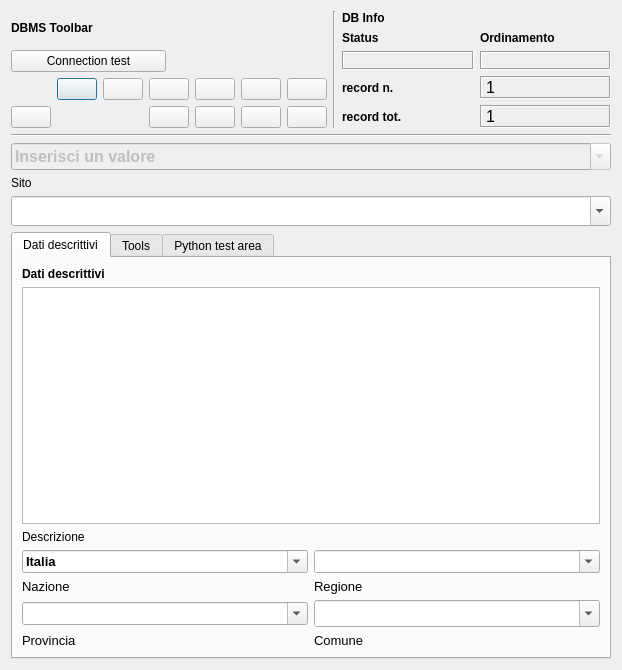
<?xml version="1.0" encoding="UTF-8"?>
<ui version="4.0">
 <class>DialogSite</class>
 <widget class="QDialog" name="DialogSite">
  <property name="geometry">
   <rect>
    <x>0</x>
    <y>0</y>
    <width>622</width>
    <height>670</height>
   </rect>
  </property>
  <property name="minimumSize">
   <size>
    <width>540</width>
    <height>400</height>
   </size>
  </property>
  <property name="windowTitle">
   <string>pyArchInit Gestione Scavi - Scheda Sito</string>
  </property>
  <property name="windowIcon">
   <iconset resource="resources.qrc">
    <normaloff>:/icons/iconSite.png</normaloff>:/icons/iconSite.png</iconset>
  </property>
  <layout class="QGridLayout" name="gridLayout_7">
   <item row="0" column="0">
    <layout class="QVBoxLayout" name="verticalLayout_2">
     <item>
      <layout class="QHBoxLayout" name="horizontalLayout">
       <item>
        <layout class="QGridLayout" name="gridLayout_2">
         <item row="0" column="0">
          <widget class="QLabel" name="label_29">
           <property name="font">
            <font>
             <weight>75</weight>
             <bold>true</bold>
            </font>
           </property>
           <property name="text">
            <string>DBMS Toolbar</string>
           </property>
          </widget>
         </item>
         <item row="2" column="0" colspan="2">
          <layout class="QGridLayout" name="gridLayout">
           <item row="0" column="5">
            <widget class="QPushButton" name="pushButton_first_rec">
             <property name="toolTip">
              <string>First rec</string>
             </property>
             <property name="text">
              <string/>
             </property>
             <property name="icon">
              <iconset resource="resources.qrc">
               <normaloff>:/icons/5_leftArrows.png</normaloff>:/icons/5_leftArrows.png</iconset>
             </property>
            </widget>
           </item>
           <item row="0" column="7">
            <widget class="QPushButton" name="pushButton_next_rec">
             <property name="toolTip">
              <string>Next rec</string>
             </property>
             <property name="text">
              <string/>
             </property>
             <property name="icon">
              <iconset resource="resources.qrc">
               <normaloff>:/icons/6_rightArrow.png</normaloff>:/icons/6_rightArrow.png</iconset>
             </property>
            </widget>
           </item>
           <item row="0" column="8">
            <widget class="QPushButton" name="pushButton_last_rec">
             <property name="toolTip">
              <string>Last rec</string>
             </property>
             <property name="text">
              <string/>
             </property>
             <property name="icon">
              <iconset resource="resources.qrc">
               <normaloff>:/icons/7_rightArrows.png</normaloff>:/icons/7_rightArrows.png</iconset>
             </property>
            </widget>
           </item>
           <item row="0" column="9">
            <widget class="QPushButton" name="pushButton_new_rec">
             <property name="font">
              <font>
               <pointsize>9</pointsize>
              </font>
             </property>
             <property name="toolTip">
              <string>New record</string>
             </property>
             <property name="text">
              <string/>
             </property>
             <property name="icon">
              <iconset resource="resources.qrc">
               <normaloff>:/icons/newrec.png</normaloff>:/icons/newrec.png</iconset>
             </property>
            </widget>
           </item>
           <item row="0" column="10">
            <widget class="QPushButton" name="pushButton_save">
             <property name="font">
              <font>
               <pointsize>9</pointsize>
              </font>
             </property>
             <property name="toolTip">
              <string>Save</string>
             </property>
             <property name="text">
              <string/>
             </property>
             <property name="icon">
              <iconset resource="resources.qrc">
               <normaloff>:/icons/b_save.png</normaloff>:/icons/b_save.png</iconset>
             </property>
             <property name="autoDefault">
              <bool>false</bool>
             </property>
            </widget>
           </item>
           <item row="1" column="7">
            <widget class="QPushButton" name="pushButton_new_search">
             <property name="font">
              <font>
               <pointsize>9</pointsize>
              </font>
             </property>
             <property name="toolTip">
              <string>new search</string>
             </property>
             <property name="text">
              <string/>
             </property>
             <property name="icon">
              <iconset resource="resources.qrc">
               <normaloff>:/icons/new_search.png</normaloff>:/icons/new_search.png</iconset>
             </property>
            </widget>
           </item>
           <item row="1" column="8">
            <widget class="QPushButton" name="pushButton_search_go">
             <property name="font">
              <font>
               <pointsize>9</pointsize>
              </font>
             </property>
             <property name="toolTip">
              <string>search !!!</string>
             </property>
             <property name="text">
              <string/>
             </property>
             <property name="icon">
              <iconset resource="resources.qrc">
               <normaloff>:/icons/search.png</normaloff>:/icons/search.png</iconset>
             </property>
            </widget>
           </item>
           <item row="1" column="9">
            <widget class="QPushButton" name="pushButton_sort">
             <property name="font">
              <font>
               <pointsize>9</pointsize>
              </font>
             </property>
             <property name="toolTip">
              <string>Order by</string>
             </property>
             <property name="text">
              <string/>
             </property>
             <property name="icon">
              <iconset resource="resources.qrc">
               <normaloff>:/icons/sort.png</normaloff>:/icons/sort.png</iconset>
             </property>
            </widget>
           </item>
           <item row="1" column="10">
            <widget class="QPushButton" name="pushButton_view_all">
             <property name="font">
              <font>
               <pointsize>9</pointsize>
              </font>
             </property>
             <property name="toolTip">
              <string>View alls records</string>
             </property>
             <property name="text">
              <string/>
             </property>
             <property name="icon">
              <iconset resource="resources.qrc">
               <normaloff>:/icons/view_all.png</normaloff>:/icons/view_all.png</iconset>
             </property>
            </widget>
           </item>
           <item row="1" column="2">
            <widget class="QPushButton" name="pushButton_delete">
             <property name="enabled">
              <bool>true</bool>
             </property>
             <property name="font">
              <font>
               <pointsize>9</pointsize>
              </font>
             </property>
             <property name="toolTip">
              <string>Delete record</string>
             </property>
             <property name="text">
              <string/>
             </property>
             <property name="icon">
              <iconset resource="resources.qrc">
               <normaloff>:/icons/delete.png</normaloff>:/icons/delete.png</iconset>
             </property>
            </widget>
           </item>
           <item row="0" column="6">
            <widget class="QPushButton" name="pushButton_prev_rec">
             <property name="toolTip">
              <string>Prev rec</string>
             </property>
             <property name="text">
              <string/>
             </property>
             <property name="icon">
              <iconset resource="resources.qrc">
               <normaloff>:/icons/4_leftArrow.png</normaloff>:/icons/4_leftArrow.png</iconset>
             </property>
            </widget>
           </item>
          </layout>
         </item>
         <item row="1" column="0">
          <widget class="QPushButton" name="pushButton_connect">
           <property name="text">
            <string>Connection test</string>
           </property>
          </widget>
         </item>
        </layout>
       </item>
       <item>
        <widget class="Line" name="line_6">
         <property name="orientation">
          <enum>Qt::Vertical</enum>
         </property>
        </widget>
       </item>
       <item>
        <layout class="QGridLayout" name="gridLayout_5">
         <item row="0" column="0">
          <widget class="QLabel" name="label_42">
           <property name="font">
            <font>
             <weight>75</weight>
             <bold>true</bold>
            </font>
           </property>
           <property name="autoFillBackground">
            <bool>true</bool>
           </property>
           <property name="text">
            <string>DB Info</string>
           </property>
          </widget>
         </item>
         <item row="1" column="0">
          <layout class="QGridLayout" name="gridLayout_4">
           <item row="0" column="1">
            <widget class="QLabel" name="label_43">
             <property name="font">
              <font>
               <pointsize>9</pointsize>
               <weight>75</weight>
               <bold>true</bold>
              </font>
             </property>
             <property name="text">
              <string>Ordinamento</string>
             </property>
             <property name="margin">
              <number>0</number>
             </property>
            </widget>
           </item>
           <item row="1" column="0">
            <widget class="QLabel" name="label_status">
             <property name="minimumSize">
              <size>
               <width>40</width>
               <height>0</height>
              </size>
             </property>
             <property name="font">
              <font>
               <pointsize>10</pointsize>
               <weight>75</weight>
               <bold>true</bold>
              </font>
             </property>
             <property name="cursor">
              <cursorShape>ForbiddenCursor</cursorShape>
             </property>
             <property name="mouseTracking">
              <bool>false</bool>
             </property>
             <property name="contextMenuPolicy">
              <enum>Qt::DefaultContextMenu</enum>
             </property>
             <property name="frameShape">
              <enum>QFrame::Box</enum>
             </property>
             <property name="frameShadow">
              <enum>QFrame::Sunken</enum>
             </property>
             <property name="text">
              <string/>
             </property>
             <property name="alignment">
              <set>Qt::AlignCenter</set>
             </property>
             <property name="margin">
              <number>0</number>
             </property>
            </widget>
           </item>
           <item row="1" column="1">
            <widget class="QLabel" name="label_sort">
             <property name="font">
              <font>
               <pointsize>10</pointsize>
               <weight>75</weight>
               <bold>true</bold>
              </font>
             </property>
             <property name="cursor">
              <cursorShape>ForbiddenCursor</cursorShape>
             </property>
             <property name="mouseTracking">
              <bool>false</bool>
             </property>
             <property name="contextMenuPolicy">
              <enum>Qt::DefaultContextMenu</enum>
             </property>
             <property name="frameShape">
              <enum>QFrame::Box</enum>
             </property>
             <property name="frameShadow">
              <enum>QFrame::Sunken</enum>
             </property>
             <property name="text">
              <string/>
             </property>
             <property name="alignment">
              <set>Qt::AlignCenter</set>
             </property>
             <property name="margin">
              <number>0</number>
             </property>
            </widget>
           </item>
           <item row="0" column="0">
            <widget class="QLabel" name="label_34">
             <property name="font">
              <font>
               <pointsize>9</pointsize>
               <weight>75</weight>
               <bold>true</bold>
              </font>
             </property>
             <property name="text">
              <string>Status</string>
             </property>
             <property name="margin">
              <number>0</number>
             </property>
            </widget>
           </item>
          </layout>
         </item>
         <item row="2" column="0">
          <layout class="QGridLayout" name="gridLayout_3">
           <item row="0" column="0">
            <widget class="QLabel" name="label_27">
             <property name="font">
              <font>
               <pointsize>9</pointsize>
               <weight>75</weight>
               <bold>true</bold>
              </font>
             </property>
             <property name="text">
              <string>record n.</string>
             </property>
             <property name="margin">
              <number>0</number>
             </property>
            </widget>
           </item>
           <item row="0" column="1">
            <widget class="QLabel" name="label_rec_corrente">
             <property name="font">
              <font>
               <family>Microsoft Sans Serif</family>
               <pointsize>12</pointsize>
              </font>
             </property>
             <property name="cursor">
              <cursorShape>ForbiddenCursor</cursorShape>
             </property>
             <property name="mouseTracking">
              <bool>false</bool>
             </property>
             <property name="contextMenuPolicy">
              <enum>Qt::DefaultContextMenu</enum>
             </property>
             <property name="frameShape">
              <enum>QFrame::Box</enum>
             </property>
             <property name="frameShadow">
              <enum>QFrame::Sunken</enum>
             </property>
             <property name="text">
              <string>1</string>
             </property>
            </widget>
           </item>
           <item row="1" column="0">
            <widget class="QLabel" name="label_28">
             <property name="font">
              <font>
               <pointsize>9</pointsize>
               <weight>75</weight>
               <bold>true</bold>
              </font>
             </property>
             <property name="text">
              <string>record tot.</string>
             </property>
             <property name="margin">
              <number>0</number>
             </property>
            </widget>
           </item>
           <item row="1" column="1">
            <widget class="QLabel" name="label_rec_tot">
             <property name="font">
              <font>
               <family>Microsoft Sans Serif</family>
               <pointsize>12</pointsize>
              </font>
             </property>
             <property name="cursor">
              <cursorShape>ForbiddenCursor</cursorShape>
             </property>
             <property name="mouseTracking">
              <bool>false</bool>
             </property>
             <property name="contextMenuPolicy">
              <enum>Qt::DefaultContextMenu</enum>
             </property>
             <property name="frameShape">
              <enum>QFrame::Box</enum>
             </property>
             <property name="frameShadow">
              <enum>QFrame::Sunken</enum>
             </property>
             <property name="text">
              <string>1</string>
             </property>
            </widget>
           </item>
          </layout>
         </item>
        </layout>
       </item>
      </layout>
     </item>
     <item>
      <layout class="QVBoxLayout" name="verticalLayout">
       <item>
        <widget class="Line" name="line_8">
         <property name="font">
          <font>
           <weight>75</weight>
           <bold>true</bold>
          </font>
         </property>
         <property name="orientation">
          <enum>Qt::Horizontal</enum>
         </property>
        </widget>
       </item>
       <item>
        <widget class="QComboBox" name="comboBox_sito">
         <property name="enabled">
          <bool>false</bool>
         </property>
         <property name="minimumSize">
          <size>
           <width>0</width>
           <height>0</height>
          </size>
         </property>
         <property name="maximumSize">
          <size>
           <width>16777215</width>
           <height>30</height>
          </size>
         </property>
         <property name="font">
          <font>
           <pointsize>12</pointsize>
           <weight>75</weight>
           <bold>true</bold>
          </font>
         </property>
         <property name="mouseTracking">
          <bool>true</bool>
         </property>
         <property name="editable">
          <bool>true</bool>
         </property>
         <property name="maxVisibleItems">
          <number>99999</number>
         </property>
         <property name="maxCount">
          <number>2147483647</number>
         </property>
         <item>
          <property name="text">
           <string>Inserisci un valore</string>
          </property>
         </item>
        </widget>
       </item>
       <item>
        <widget class="QLabel" name="label">
         <property name="text">
          <string>Sito</string>
         </property>
        </widget>
       </item>
       <item>
        <widget class="QComboBox" name="comboBox_definizione_sito">
         <property name="enabled">
          <bool>true</bool>
         </property>
         <property name="minimumSize">
          <size>
           <width>0</width>
           <height>30</height>
          </size>
         </property>
         <property name="maximumSize">
          <size>
           <width>16777215</width>
           <height>30</height>
          </size>
         </property>
         <property name="editable">
          <bool>true</bool>
         </property>
        </widget>
       </item>
       <item>
        <widget class="QTabWidget" name="tabWidget">
         <property name="currentIndex">
          <number>0</number>
         </property>
         <widget class="QWidget" name="tabWidgetPage1" native="true">
          <attribute name="title">
           <string>Dati descrittivi</string>
          </attribute>
          <layout class="QGridLayout" name="gridLayout_8">
           <item row="0" column="0">
            <layout class="QVBoxLayout" name="verticalLayout_3">
             <item>
              <widget class="QLabel" name="label_13">
               <property name="font">
                <font>
                 <weight>75</weight>
                 <bold>true</bold>
                </font>
               </property>
               <property name="text">
                <string>Dati descrittivi</string>
               </property>
              </widget>
             </item>
             <item>
              <widget class="QTextEdit" name="textEdit_descrizione_site">
               <property name="minimumSize">
                <size>
                 <width>0</width>
                 <height>20</height>
                </size>
               </property>
               <property name="maximumSize">
                <size>
                 <width>16777215</width>
                 <height>16000000</height>
                </size>
               </property>
               <property name="font">
                <font>
                 <pointsize>10</pointsize>
                </font>
               </property>
              </widget>
             </item>
             <item>
              <widget class="QLabel" name="label_6">
               <property name="text">
                <string>Descrizione </string>
               </property>
              </widget>
             </item>
            </layout>
           </item>
           <item row="1" column="0">
            <layout class="QGridLayout" name="gridLayout_6">
             <item row="0" column="0">
              <widget class="QComboBox" name="comboBox_nazione">
               <property name="font">
                <font>
                 <pointsize>10</pointsize>
                 <weight>75</weight>
                 <bold>true</bold>
                </font>
               </property>
               <property name="editable">
                <bool>true</bool>
               </property>
               <item>
                <property name="text">
                 <string>Italia</string>
                </property>
               </item>
              </widget>
             </item>
             <item row="1" column="0">
              <widget class="QLabel" name="label_4">
               <property name="font">
                <font>
                 <pointsize>10</pointsize>
                </font>
               </property>
               <property name="text">
                <string>Nazione</string>
               </property>
              </widget>
             </item>
             <item row="0" column="1">
              <widget class="QComboBox" name="comboBox_regione">
               <property name="font">
                <font>
                 <pointsize>10</pointsize>
                 <weight>75</weight>
                 <bold>true</bold>
                </font>
               </property>
               <property name="editable">
                <bool>true</bool>
               </property>
              </widget>
             </item>
             <item row="2" column="1">
              <widget class="QComboBox" name="comboBox_comune">
               <property name="font">
                <font>
                 <pointsize>12</pointsize>
                 <weight>75</weight>
                 <bold>true</bold>
                </font>
               </property>
               <property name="editable">
                <bool>true</bool>
               </property>
              </widget>
             </item>
             <item row="3" column="1">
              <widget class="QLabel" name="label_2">
               <property name="font">
                <font>
                 <pointsize>10</pointsize>
                </font>
               </property>
               <property name="text">
                <string>Comune</string>
               </property>
              </widget>
             </item>
             <item row="2" column="0">
              <widget class="QComboBox" name="comboBox_provincia">
               <property name="font">
                <font>
                 <pointsize>10</pointsize>
                 <weight>75</weight>
                 <bold>true</bold>
                </font>
               </property>
               <property name="editable">
                <bool>true</bool>
               </property>
              </widget>
             </item>
             <item row="3" column="0">
              <widget class="QLabel" name="label_7">
               <property name="font">
                <font>
                 <pointsize>10</pointsize>
                </font>
               </property>
               <property name="text">
                <string>Provincia</string>
               </property>
              </widget>
             </item>
             <item row="1" column="1">
              <widget class="QLabel" name="label_5">
               <property name="font">
                <font>
                 <pointsize>10</pointsize>
                </font>
               </property>
               <property name="text">
                <string>Regione</string>
               </property>
              </widget>
             </item>
            </layout>
           </item>
          </layout>
         </widget>
         <widget class="QWidget" name="tabWidgetPage2" native="true">
          <attribute name="title">
           <string>Tools</string>
          </attribute>
          <layout class="QGridLayout" name="gridLayout_10">
           <item row="13" column="0" colspan="5">
            <layout class="QHBoxLayout" name="horizontalLayout_3">
             <item>
              <widget class="QLabel" name="label_8">
               <property name="toolTip">
                <string>Carica tutti layer che contengono geometrie relative a questo sito</string>
               </property>
               <property name="text">
                <string>Carica i layer per questo sito</string>
               </property>
              </widget>
             </item>
             <item>
              <widget class="QPushButton" name="pushButton_sites_geometry">
               <property name="text">
                <string>Carica</string>
               </property>
              </widget>
             </item>
            </layout>
           </item>
           <item row="1" column="0">
            <widget class="QLabel" name="label_14">
             <property name="text">
              <string>Genera un numero arbitrario di schede US per il sito corrente</string>
             </property>
            </widget>
           </item>
           <item row="3" column="0">
            <widget class="QLineEdit" name="lineEdit_us_range">
             <property name="maximumSize">
              <size>
               <width>60</width>
               <height>16777215</height>
              </size>
             </property>
            </widget>
           </item>
           <item row="9" column="0">
            <widget class="QPushButton" name="pushButton_genera_us">
             <property name="text">
              <string>Genera US (Azione irreversibile)</string>
             </property>
            </widget>
           </item>
           <item row="5" column="0">
            <widget class="QLineEdit" name="lineEdit_area">
             <property name="maximumSize">
              <size>
               <width>60</width>
               <height>16777215</height>
              </size>
             </property>
            </widget>
           </item>
           <item row="7" column="0">
            <widget class="QLineEdit" name="lineEdit_n_us">
             <property name="maximumSize">
              <size>
               <width>60</width>
               <height>16777215</height>
              </size>
             </property>
            </widget>
           </item>
           <item row="6" column="0">
            <widget class="QLabel" name="label_16">
             <property name="text">
              <string>Numero Area</string>
             </property>
            </widget>
           </item>
           <item row="4" column="0">
            <widget class="QLabel" name="label_15">
             <property name="text">
              <string>Numero di schede da creare</string>
             </property>
            </widget>
           </item>
           <item row="0" column="0">
            <layout class="QHBoxLayout" name="horizontalLayout_2">
             <item>
              <widget class="QLabel" name="label_3">
               <property name="toolTip">
                <string>Carica tutti i layer per poter inserire nuove geometrie</string>
               </property>
               <property name="text">
                <string>Carica layer per il disegno</string>
               </property>
              </widget>
             </item>
             <item>
              <widget class="QPushButton" name="pushButton_draw">
               <property name="text">
                <string>Carica</string>
               </property>
              </widget>
             </item>
            </layout>
           </item>
           <item row="14" column="0" colspan="7">
            <layout class="QHBoxLayout" name="horizontalLayout_4">
             <item>
              <widget class="QLabel" name="label_9">
               <property name="text">
                <string>Esporta relazione di scavo per questo sito (Versione di sviluppo)</string>
               </property>
              </widget>
             </item>
             <item>
              <widget class="QPushButton" name="pushButton_rel_pdf">
               <property name="text">
                <string>Esporta</string>
               </property>
              </widget>
             </item>
            </layout>
           </item>
           <item row="15" column="0" colspan="7">
            <layout class="QVBoxLayout" name="verticalLayout_4">
             <item>
              <widget class="Line" name="line">
               <property name="minimumSize">
                <size>
                 <width>539</width>
                 <height>0</height>
                </size>
               </property>
               <property name="orientation">
                <enum>Qt::Horizontal</enum>
               </property>
              </widget>
             </item>
             <item>
              <widget class="QLabel" name="label_10">
               <property name="text">
                <string>GIS Tools</string>
               </property>
              </widget>
             </item>
            </layout>
           </item>
           <item row="17" column="0">
            <layout class="QHBoxLayout" name="horizontalLayout_6">
             <item>
              <widget class="QLabel" name="label_12">
               <property name="toolTip">
                <string>Carica tutti i layer per poter inserire nuove geometrie</string>
               </property>
               <property name="text">
                <string>Gis viewer</string>
               </property>
              </widget>
             </item>
             <item>
              <widget class="QToolButton" name="toolButton_draw_siti">
               <property name="text">
                <string>Abilita il caricamento delle ricerche</string>
               </property>
               <property name="checkable">
                <bool>true</bool>
               </property>
              </widget>
             </item>
            </layout>
           </item>
           <item row="16" column="0" colspan="5">
            <layout class="QHBoxLayout" name="horizontalLayout_5">
             <item>
              <widget class="QLabel" name="label_11">
               <property name="toolTip">
                <string>Carica tutti i layer per poter inserire nuove geometrie</string>
               </property>
               <property name="text">
                <string>Carica il puntuale del sito</string>
               </property>
              </widget>
             </item>
             <item>
              <widget class="QPushButton" name="pushButton_draw_sito">
               <property name="text">
                <string>Carica</string>
               </property>
              </widget>
             </item>
            </layout>
           </item>
           <item row="16" column="6">
            <spacer name="horizontalSpacer_2">
             <property name="orientation">
              <enum>Qt::Horizontal</enum>
             </property>
             <property name="sizeHint" stdset="0">
              <size>
               <width>261</width>
               <height>20</height>
              </size>
             </property>
            </spacer>
           </item>
           <item row="17" column="4" colspan="3">
            <spacer name="horizontalSpacer">
             <property name="orientation">
              <enum>Qt::Horizontal</enum>
             </property>
             <property name="sizeHint" stdset="0">
              <size>
               <width>307</width>
               <height>20</height>
              </size>
             </property>
            </spacer>
           </item>
           <item row="8" column="0">
            <widget class="QLabel" name="label_17">
             <property name="text">
              <string>Numero di scheda US da cui partire</string>
             </property>
            </widget>
           </item>
          </layout>
         </widget>
         <widget class="QWidget" name="tabWidgetPage3" native="true">
          <attribute name="title">
           <string>Python test area</string>
          </attribute>
          <layout class="QGridLayout" name="gridLayout_9">
           <item row="0" column="0">
            <widget class="QPushButton" name="pushButton_test">
             <property name="text">
              <string>Run test</string>
             </property>
            </widget>
           </item>
           <item row="1" column="0">
            <widget class="QPlainTextEdit" name="plainTextEdit">
             <property name="enabled">
              <bool>false</bool>
             </property>
             <property name="plainText">
              <string>Questa è una sezione di testing per sperimentare funzioni.


Procedura
Step 1 - Aprire il file test_area.py dentro alla cartella pyarchinit (la cartella si trova dentro al vostro utente /.qgis/python/plugins/pyarchinit)

Step 2 - editare la funzione def run_test e salvare il file.

Step 3 - Riavviare Qgis e cliccare sul pulsante Run Test per verificare l'output della vostra funzione.</string>
             </property>
            </widget>
           </item>
          </layout>
         </widget>
        </widget>
       </item>
      </layout>
     </item>
    </layout>
   </item>
  </layout>
 </widget>
 <resources>
  <include location="resources.qrc"/>
 </resources>
 <connections/>
</ui>
